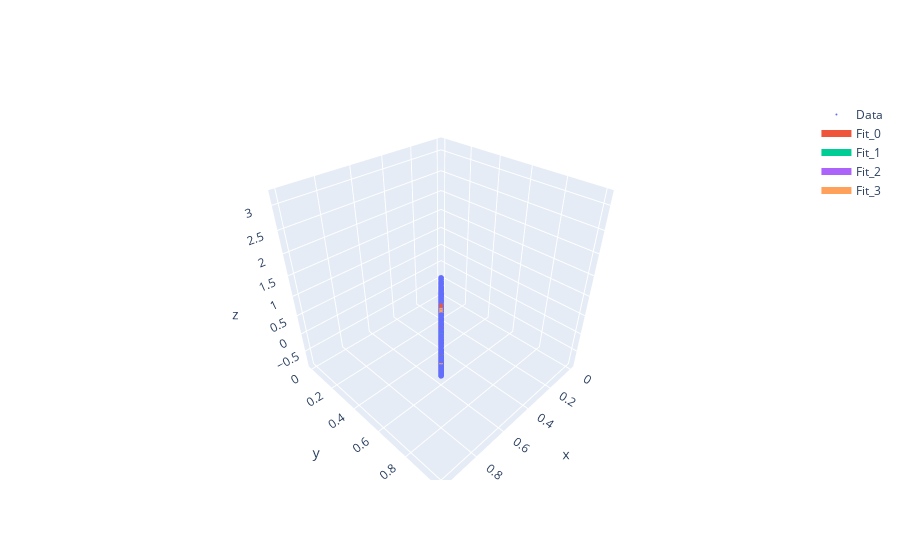

The code cell stored with this chart in its notebook:
### Code cell
# TEST CASE
m = ( ('s(1)', 'inc', 10), ('s(2)', 'smooth', 10) )
    # ('s(3)', 'conc', 10), ('s(4)', 'conv', 10) )

M = Model(m)

fig = go.Figure()
fig.add_trace(go.Scatter3d(x=X_norm[:,0], y=X_norm[:,1], z=y_norm.ravel(),
                          name="Data", mode="markers", 
                          marker=dict( size=2)))
lam = 1000
for i in range(5):
    if i == 0:

        M.create_basis(X_norm)
        beta_0 = lstsq(a=M.basis_without_penalty, b=y_norm, rcond=None)[0].ravel()
        fig.add_trace(go.Scatter3d(x=X_norm[:,0], y=X_norm[:,1], z=M.basis_without_penalty @ beta_0,
                                  name=f"Fit_{i}", mode="lines", 
                                  line=dict(width=7)))    
        beta = beta_0
    else:
        print("Create basis with penalty and weight")
        M.create_penalty_block_matrix(X_norm, beta_test=beta)

        print("Least squares fit iteration ", i)
        B = M.basis_without_penalty
        D_c = M.complete_penalty_matrix

        BB = B.T @ B
        DVD = lam * D_c.T @ D_c
        By = B.T @ y_norm

        beta_new = (np.linalg.inv(BB + DVD) @ By).ravel()
        print("Shape beta_new :", beta_new.shape)
        #fitting = lstsq(a=self.basis_with_penalty_and_weight, b=y_fit, rcond=None)

        fig.add_trace(go.Scatter3d(x=X_norm[:,0], y=X_norm[:,1], z=M.basis_without_penalty @ beta_new,
                          name=f"Fit_{i}", mode="lines", 
                          line=dict(width=7)))  
        sse_beta = np.sum( (beta - beta_new)**2 )
        print("SSE_beta = ", np.round(sse_beta, 8))
        if sse_beta < 1e-16:
            print("Iteration converged!")
            break
        else:
            print("Iteration continous!")
            beta = beta_new

fig.show()

### Figure 1 — Plotly figure (JSON) as saved in the notebook; plotly's stock layout.template omitted (floating-point values rounded to 4 significant figures; data arrays with more than 128 entries replaced by an {"elided": "..."} marker saying what was removed)
{"data": [{"marker": {"size": 2}, "mode": "markers", "name": "Data", "type": "scatter3d", "x": {"elided": "250 float values"}, "y": {"elided": "250 float values"}, "z": {"elided": "250 float values"}}, {"line": {"width": 7}, "mode": "lines", "name": "Fit_0", "type": "scatter3d", "x": {"elided": "250 float values"}, "y": {"elided": "250 float values"}, "z": {"elided": "250 float values"}}, {"line": {"width": 7}, "mode": "lines", "name": "Fit_1", "type": "scatter3d", "x": {"elided": "250 float values"}, "y": {"elided": "250 float values"}, "z": {"elided": "250 float values"}}, {"line": {"width": 7}, "mode": "lines", "name": "Fit_2", "type": "scatter3d", "x": {"elided": "250 float values"}, "y": {"elided": "250 float values"}, "z": {"elided": "250 float values"}}, {"line": {"width": 7}, "mode": "lines", "name": "Fit_3", "type": "scatter3d", "x": {"elided": "250 float values"}, "y": {"elided": "250 float values"}, "z": {"elided": "250 float values"}}], "layout": {}}
